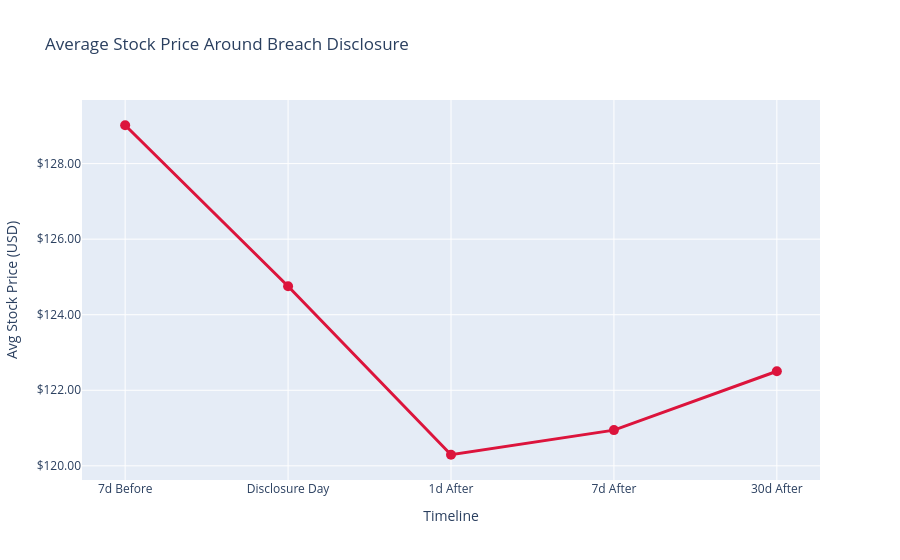

Notebook code for this chart:
### Code cell
plot_stock_price_timeline(df).show()

### Figure 1 — Plotly figure (JSON) as saved in the notebook; plotly's stock layout.template omitted (floating-point values rounded to 4 significant figures)
{"data": [{"line": {"color": "crimson", "width": 3}, "marker": {"size": 10}, "mode": "lines+markers", "type": "scatter", "x": ["7d Before", "Disclosure Day", "1d After", "7d After", "30d After"], "y": [129.0, 124.8, 120.3, 120.9, 122.5]}], "layout": {"autosize": true, "title": {"text": "Average Stock Price Around Breach Disclosure"}, "xaxis": {"autorange": true, "range": [-0.2557, 4.256], "title": {"text": "Timeline"}, "type": "category"}, "yaxis": {"autorange": true, "range": [119.5, 129.8], "tickformat": "$,.2f", "title": {"text": "Avg Stock Price (USD)"}, "type": "linear"}}}
